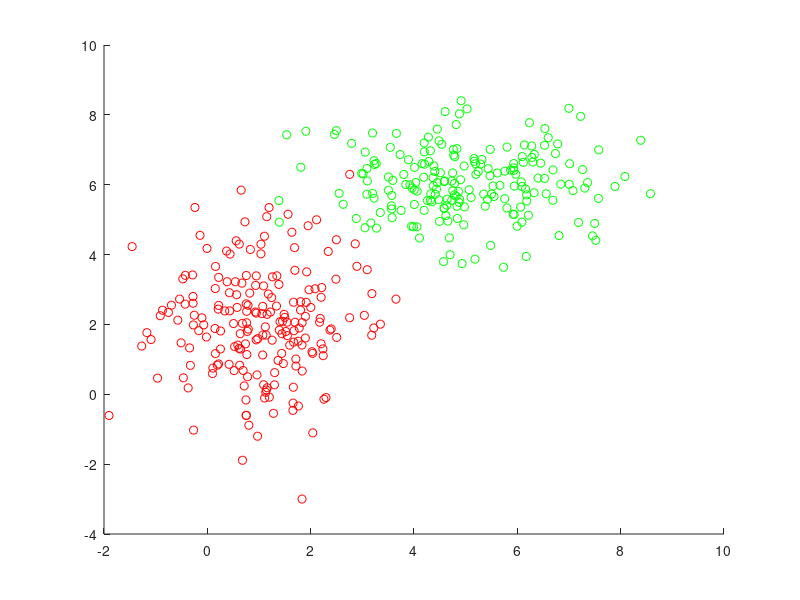

Source code (MATLAB): (Note: this script raises an error after producing the figure.)
% Preparing environments
addpath(genpath('/home/drproduck/Documents/MATLAB/SPECTRAL_CLUSTERING/'));

%% Visualizing intrinsic geometry of embedding points
% Summary of example objective
a = [1,2]; b = [5,6];
A = mvnrnd(a, [1,0;0,2], 200);
B = mvnrnd(b, [2,0;0,1], 200);
figure(1)
scatter(A(:,1), A(:,2), [], [1,0,0])
hold on
scatter(B(:,1), B(:,2), [], [0,1,0])
hold off
fea = [A;B];
reps = [a;b];


%% Section 1 Title
% Calculate eigenvectors
W = EuDist2(fea, fea, false);
[n,m] = size(W);
sigma = 2;
W = exp(-W / (2 * sigma^2));
d1 = sum(W, 2);
d1 = max(d1, 1e-100);
d2 = sum(W, 1);
d2 = max(d2, 1e-100);

D1 = sparse(1:n, 1:n, d1.^(-0.5));
D2 = sparse(1:m, 1:m, d2.^(-0.5));

L = D1 * W * D2;
[U,S,V] = svds(L, 2);
figure(2)
subplot(211)
scatter(U(:,1), U(:,2))


%% Section 2 Title
% landmark embedding
W2 = EuDist2(fea, reps, false);
[n,m] = size(W2);
W2 = exp(-W2 / (2 * sigma^2));
d1 = sum(W2, 2);
d1 = max(d1, 1e-100);
d2 = sum(W2, 1);
d2 = max(d2, 1e-100);

D1 = sparse(1:n, 1:n, d1.^(-0.5));
D2 = sparse(1:m, 1:m, d2.^(-0.5));

L2 = D1 * W2 * D2;
[U2,S2,V2] = svds(L2, 2);
subplot(212)
scatter(U2(:,1), U2(:,2))

%% A non-convex dataset
load('circledata_50');
W3 = EuDist2(fea,fea,false);
W3 = exp(-W3 / (2 * sigma^2));
figure(3)
subplot(211)
heatmap(W3);
[n,m] = size(W3);
d1 = sum(W3, 2);
d1 = max(d1, 1e-100);
d2 = sum(W3, 1);
d2 = max(d2, 1e-100);

D1 = sparse(1:n, 1:n, d1.^(-0.5));
D2 = sparse(1:m, 1:m, d2.^(-0.5));

L3 = D1 * W3 * D2;
subplot(212)
heatmap(L3);
